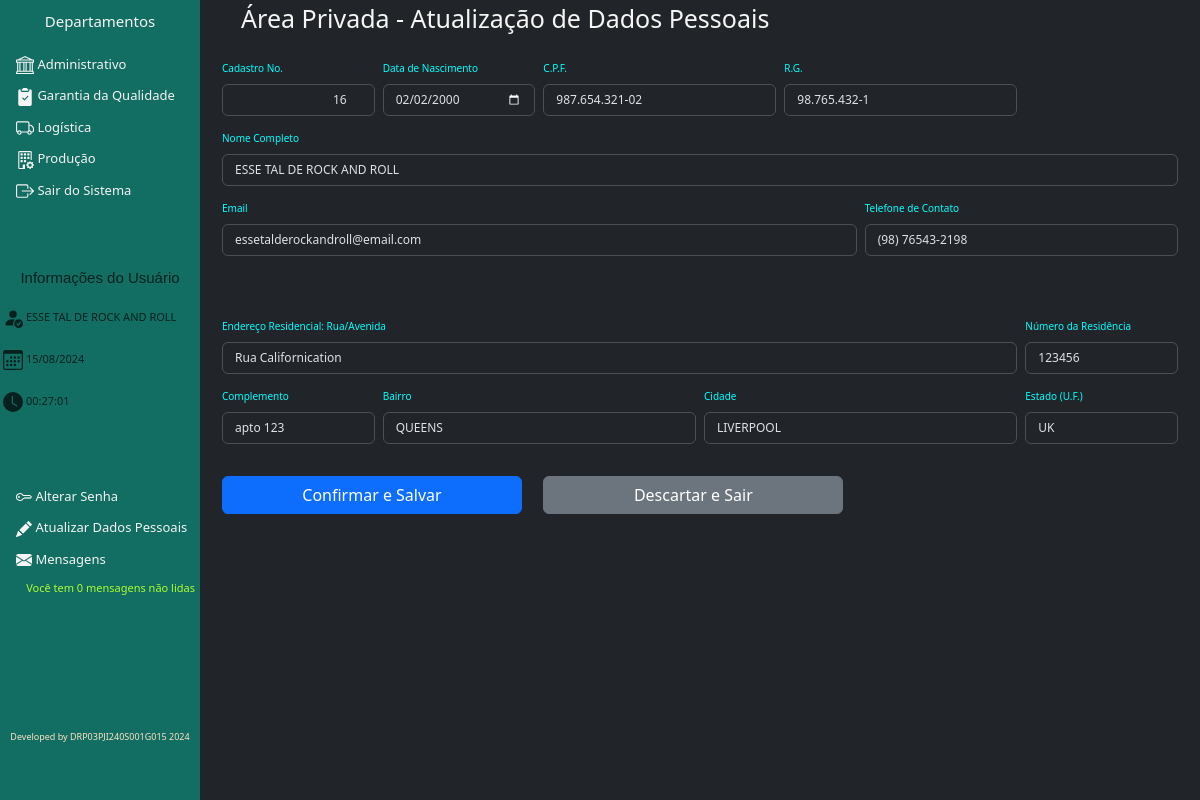
/13EditaDadosPessoais.php (signed in), run on the app's committed database.
### tables this page shows
CREATE TABLE `quadro_funcionarios` (
  `ID_FUNCIONARIO` int(11) NOT NULL,
  `NOME_FUNCIONARIO` varchar(120) NOT NULL,
  `DATA_ADMISSAO` date NOT NULL,
  `CARGO` varchar(45) NOT NULL,
  `DEPARTAMENTO` varchar(45) NOT NULL,
  `CREDENCIAL` int(2) NOT NULL,
  `USUARIO` varchar(15) NOT NULL,
  `SENHA` varchar(6) NOT NULL,
  `ID_USUARIO` varchar(220) NOT NULL,
  `SENHA_USUARIO` varchar(220) NOT NULL,
  `DATA_NASCIMENTO` date NOT NULL,
  `CPF` varchar(14) DEFAULT NULL,
  `RG` varchar(12) DEFAULT NULL,
  `TELEFONE` varchar(15) DEFAULT NULL,
  `EMAIL` varchar(100) DEFAULT NULL,
  `RUA_RES` varchar(100) DEFAULT NULL,
  `NUM_RES` varchar(10) DEFAULT NULL,
  `COMPLEMENTO` varchar(45) DEFAULT NULL,
  `BAIRRO` varchar(75) DEFAULT NULL,
  `CIDADE` varchar(75) DEFAULT NULL,
  `UF` varchar(2) DEFAULT NULL,
  `RESPONSAVEL_CADASTRO` varchar(120) NOT NULL
);

### 13EditaDadosPessoais.php (the view, shortened to what this page needs)
<?php
include_once 'EstruturaPrincipal.php';
$idUser    = $_SESSION['idFunc'];
$editDados = $connDB->prepare("SELECT * FROM quadro_funcionarios WHERE ID_FUNCIONARIO = :usuario");
$editDados->bindParam(':usuario', $idUser, PDO::PARAM_INT);
$editDados->execute();
$dados     = $editDados->fetch(PDO::FETCH_ASSOC);
?>
<div class="main">
  <div class="container">
    <p style="margin-left: 2%; font-size: 25px; color: whitesmoke">Área Privada  - Atualização de Dados Pessoais</p>
    <form class="row g-2" method="POST" action="#">
      <div class="col-md-2">
        <label for="idFunc" class="form-label" style="color:aqua; font-size: 10px">Cadastro No.</label>
        <input style="text-align:right; font-size: 12px" type="number" class="form-control" id="idFunc" name="idFunc" value="<?php echo $dados['ID_FUNCIONARIO']; ?>" readonly>
      </div>
      <div class="col-md-2">
        <label for="dataNasc" class="form-label" style="font-size: 10px; color:aqua">Data de Nascimento</label>
        <input style="font-size: 12px" type="date" class="form-control" id="dataNasc" name="dataNasc" value="<?php echo $dados['DATA_NASCIMENTO']; ?>" autofocus>
      </div>
      <div class="col-md-3">
        <label for="cpfFunc" class="form-label" style="font-size: 10px; color:aqua">C.P.F.</label>
        <input style="font-size: 12px" type="text" class="form-control" id="CPFInput" name="cpfFunc" value="<?php echo $dados['CPF']; ?>" maxlength="11" oninput="criaMascara('CPF')">
      </div>
      <div class="col-md-3">
        <label for="rgFunc" class="form-label" style="font-size: 10px; color:aqua">R.G.</label>
        <input style="font-size: 12px" type="text" class="form-control" id="RGInput" name="rgFunc" value="<?php echo $dados['RG']; ?>" maxlength="9" oninput="criaMascara('RG')">
      </div>
      <div class="col-12">
        <label for="nomeFunc" class="form-label" style="font-size: 10px; color:aqua">Nome Completo</label>
        <input style="font-size: 12px; text-transform:uppercase" type="text" class="form-control" id="nomeFunc" name="nomeFunc" value="<?php echo $dados['NOME_FUNCIONARIO']; ?>" maxlength="120">
      </div>
      <div class="col-8">
        <label for="emailFunc" class="form-label" style="font-size: 10px; color:aqua">Email</label>
        <input style="font-size: 12px; text-transform:lowercase" type="email" class="form-control" id="emailFunc" name="emailFunc" value="<?php echo $dados['EMAIL']; ?>">
      </div>
      <div class="col-md-4">
        <label for="telefone" class="form-label" style="font-size: 10px; color:aqua">Telefone de Contato</label>
        <input style="font-size: 12px" type="text" class="form-control" id="CelularInput" name="telefone" value="<?php echo $dados['TELEFONE']; ?>" maxlength="11" oninput="criaMascara('Celular')">
      </div>
      <div class="col-10"><br><br>
        <label for="ruaRes" class="form-label" style="font-size: 10px; color:aqua">Endereço Residencial: Rua/Avenida</label>
        <input style="font-size: 12px" type="text" class="form-control" id="ruaRes" name="ruaRes" value="<?php echo $dados['RUA_RES']; ?>">
      </div>
      <div class="col-md-2"><br><br>
        <label for="numRes" class="form-label" style="font-size: 10px; color:aqua">Número da Residência</label>
        <input style="font-size: 12px" type="text" class="form-control" id="numRes" name="numRes" value="<?php echo $dados['NUM_RES']; ?>" maxlength="6">
      </div>
      <div class="col-md-2">
        <label for="cplRes" class="form-label" style="font-size: 10px; color:aqua">Complemento</label>
        <input style="font-size: 12px" type="text" class="form-control" id="cplRes" name="cplRes" value="<?php echo $dados['COMPLEMENTO']; ?>">
      </div>
      <div class="col-md-4">
        <label for="bairro" class="form-label" style="font-size: 10px; color:aqua">Bairro</label>
        <input style="font-size: 12px; text-transform:uppercase" type="text" class="form-control" id="bairro" name="bairro" value="<?php echo $dados['BAIRRO']; ?>">
      </div>
      <div class="col-md-4">
        <label for="cidade" class="form-label" style="font-size: 10px; color:aqua">Cidade</label>
        <input style="font-size: 12px; text-transform:uppercase" type="text" class="form-control" id="cidade" name="cidade" value="<?php echo $dados['CIDADE']; ?>">
      </div>
      <div class="col-md-2">
        <label for="uf" class="form-label" style="font-size: 10px; color:aqua">Estado (U.F.)</label>
        <input style="font-size: 12px; text-transform:uppercase" type="text" class="form-control" id="uf" name="uf" value="<?php echo $dados['UF']; ?>" maxlength="2">
      </div>
      <div class="col-md-4"><br>
        <input class="btn btn-primary" type="submit" id="submit" name="submit" value="Confirmar e Salvar" style="width: 300px">
      </div><br>
      <div class="col-md-4"><br>
        <input class="btn btn-secondary" type="reset" id="reset" name="reset" value="Descartar e Sair" style="width: 300px" onclick="location.href='Dashboard.php'">
      </div>
    </form>
  </div>
</div>

### EstruturaPrincipal.php (style rules this page uses)
.main { margin-left: 200px; padding: 0px 10px; }

### data on the page
quadro_funcionarios: idFunc "16", dataNasc "02/02/2000", cpfFunc "987.654.321-02", rgFunc "98.765.432-1", nomeFunc "ESSE TAL DE ROCK AND ROLL", emailFunc "essetalderockandroll@email.com", telefone "(98) 76543-2198", ruaRes "Rua Californication", numRes "123456", cplRes "apto 123", bairro "QUEENS", cidade "LIVERPOOL", uf "UK"

### other printed values
$_SESSION['nome_func'] "ESSE TAL DE ROCK AND ROLL"
date('d/m/Y', $dLog) "15/08/2024"
date('H:i:s', $hLog) "00:27:01"
$numMsg "0"
